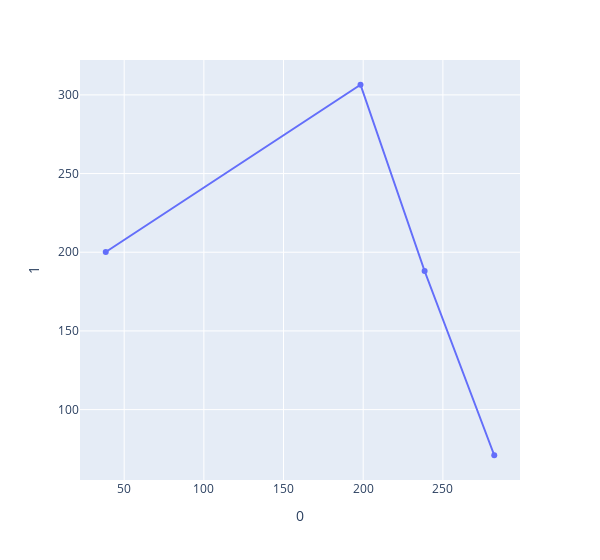

Notebook source saved alongside this figure:
### Code cell
points_four_fabric = {'shoulder': array([282.24079511,  70.97709987]), 'elbow': array([238.52877693, 188.08499656]), 'wrist_tilt': array([198.31435669, 306.43955036]), 'grip': array([ 38.43245128, 200.12973745])}
df_four = pd.DataFrame(points_four_fabric).T
px.line(df_four, x=0, y=1, hover_name=df_four.index, markers=True, width=600)

### Figure 1 — Plotly figure (JSON) as saved in the notebook; plotly's stock layout.template omitted (floating-point values rounded to 4 significant figures)
{"data": [{"hovertemplate": "<b>%{hovertext}</b><br><br>0=%{x}<br>1=%{y}<extra></extra>", "hovertext": ["shoulder", "elbow", "wrist_tilt", "grip"], "legendgroup": "", "line": {"color": "#636efa", "dash": "solid"}, "marker": {"symbol": "circle"}, "mode": "markers+lines", "name": "", "orientation": "v", "showlegend": false, "type": "scatter", "x": [282.2, 238.5, 198.3, 38.43], "xaxis": "x", "y": [70.98, 188.1, 306.4, 200.1], "yaxis": "y"}], "layout": {"legend": {"tracegroupgap": 0}, "margin": {"t": 60}, "width": 600, "xaxis": {"anchor": "y", "domain": [0, 1], "title": {"text": "0"}}, "yaxis": {"anchor": "x", "domain": [0, 1], "title": {"text": "1"}}}}
